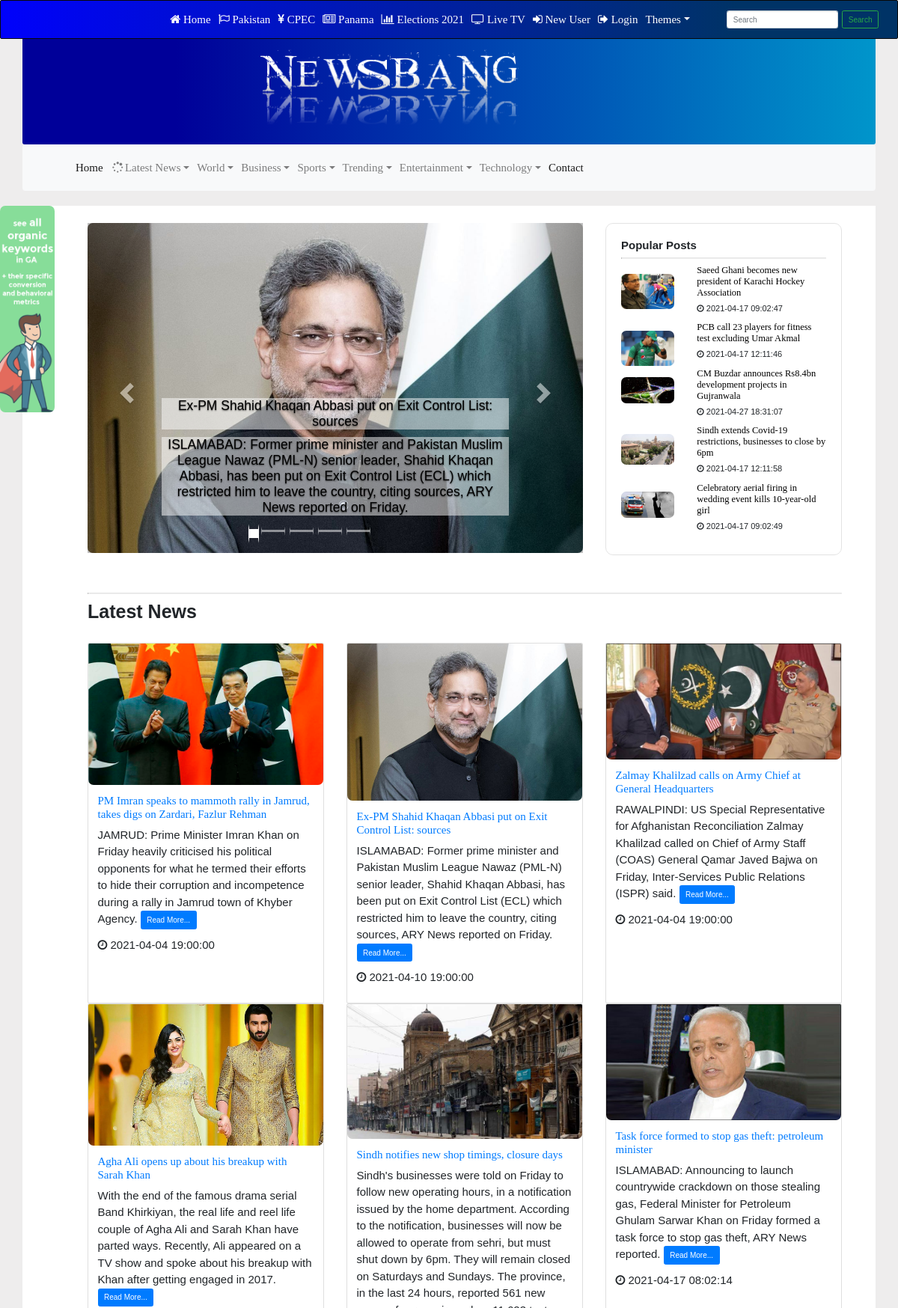
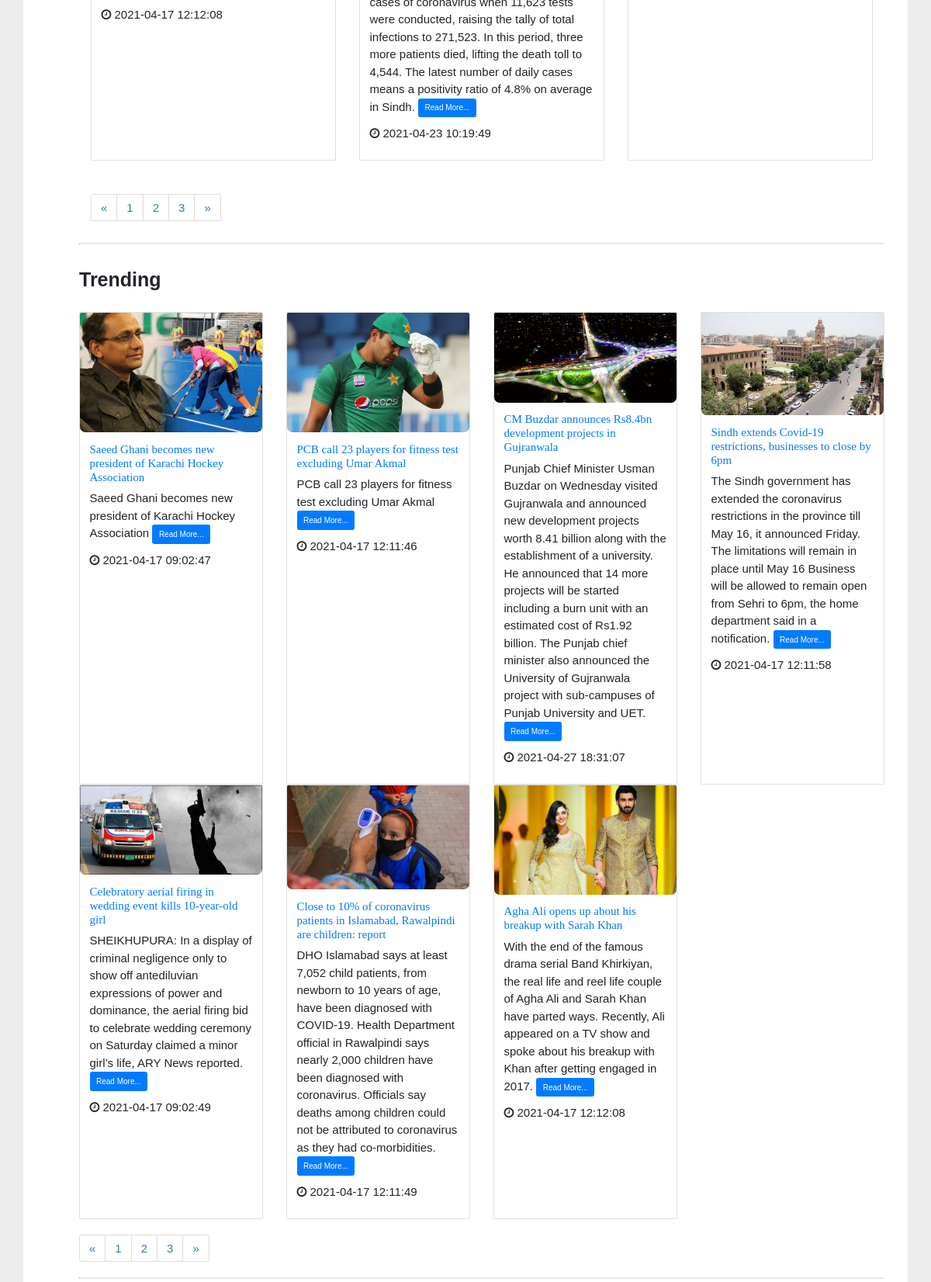
The page / (upper part) on the database its author committed (2 pictures, top to bottom).
### tables this page shows
CREATE TABLE `news_cat` (
  `item_id` int(100) NOT NULL,
  `user_id` int(255) NOT NULL,
  `state_id` int(255) NOT NULL,
  `city_id` int(255) NOT NULL,
  `news_cate` int(255) NOT NULL,
  `news_title` varchar(100) NOT NULL,
  `news_img` varchar(255) NOT NULL,
  `news_desc` longtext NOT NULL,
  `full_news` longtext NOT NULL,
  `news_date` timestamp NOT NULL DEFAULT current_timestamp() ON UPDATE current_timestamp(),
  `views` int(11) NOT NULL
);

### functions.php (the view, shortened to what this page needs)
<?php
$hostname="localhost";
$username="root";
$password="";
$db_name="newsbang";
$connection = new mysqli($hostname, $username, $password,$db_name);
function trending(){
  global $connection;
$get_products="SELECT * FROM news_cat WHERE news_cate='7' ORDER BY rand() LIMIT 0,8";
$run_products=mysqli_query($connection,$get_products);
while ($row_products=mysqli_fetch_assoc($run_products)) {
$item_id=$row_products['item_id'];
$news_title=$row_products['news_title'];
$news_desc=$row_products['news_desc'];
$news_date=$row_products['news_date'];
$news_image=$row_products['news_img'];
echo "
       <div class='col-lg-3 portfolio-item'>
          <div class='card h-100'>
            <a href='#''><img class='card-img-top' src='news_photos/$news_image' alt='World news image'></a>
            <div class='card-body'>
              <h4 class='card-title'>
                <a style='font-family:NotoSans-Bold;' href='#''>$news_title</a>
              </h4>
              <p class='card-text'> $news_desc        <a class='btn btn-primary' href='post.php?item_id=$item_id'>Read More...</a>
              </p>
                 <p> <i class='fa fa-clock-o'></i>  $news_date</p>
            </div>
          </div>
        </div>
  ";
}
}
function popular(){
  global $connection;
$get_products="SELECT * FROM news_cat WHERE news_cate='7' ORDER BY rand() LIMIT 0,5";
$run_products=mysqli_query($connection,$get_products);
while ($row_products=mysqli_fetch_assoc($run_products)) {
$item_id=$row_products['item_id'];
$news_title=$row_products['news_title'];
$news_date=$row_products['news_date'];
$news_image=$row_products['news_img'];
echo "
                           <div class='row'>
                                <div class='col-sm-4'>
                                    <a href='post.php?item_id=$item_id'><img src='news_photos/$news_image' alt='Image 1'></a>
                                </div>
                              <div class='col-sm-8 details'>
                                    <a style='font-family:NotoSans-Bold;color:black;'  href='post.php?item_id=$item_id'><h5>$news_title</h5></a>
                                    <p><i class='fa fa-clock-o'></i>
$news_date</p>
                                </div>
                            </div>
  ";
}
}
function getnews(){
global $connection;
if (!isset($_GET['item_id'])) {
if (!isset($_GET['state'])) {
if (!isset($_GET['city_id'])) {
if(isset($_COOKIE["category"])){
$get_products="(SELECT * FROM news_cat WHERE news_cate='".$_COOKIE["category"]."') union ALL
(SELECT * FROM news_cat WHERE news_cate!='".$_COOKIE["category"]."') LIMIT 0,6";
}	else {
$get_products="SELECT * FROM news_cat ORDER BY rand() LIMIT 0,7";
}
$run_products=mysqli_query($connection,$get_products);
while ($row_products=mysqli_fetch_assoc($run_products)) {
$item_id=$row_products['item_id'];
$news_title=$row_products['news_title'];
$news_desc=$row_products['news_desc'];
$news_date=$row_products['news_date'];
$news_image=$row_products['news_img'];
echo "
<div class='col-lg-4 portfolio-item'>
          <div class='card h-100'>
            <a href=''><img class='card-img-top' src='news_photos/$news_image'></a>
            <div class='card-body'>
              <h4 class='card-title'>
                <a style='font-family:NotoSans-Bold;' href=''>$news_title</a>
              </h4>
              <p class='card-text'> $news_desc    <a class='btn btn-primary' href='post.php?item_id=$item_id'>Read More...</a>
              </p>
                 <p><i class='fa fa-clock-o'></i> $news_date</p>
     </div>
          </div>
        </div>
        <div></div>
";
}
}
}
}
}
?>

### index.php (shortened to what this page needs)
<?php
include('header.php');
?>
<div style="width: 8.5%;float:left;">
<a href="https://keywordtool.io" target="_blank"><img style="width: 72%" src="img/adds.png"></a>
</div>
<div class="container  " style="width:100%;background-color:white;text-align:;">
<section>
      <br>
<div class="container">
  <div class="row" >
   <div class="col-md-8">
                <?php
                    $slider_query = "SELECT * FROM news_cat WHERE news_cate='8'  LIMIT 5";
                    $slider_run = mysqli_query($connection, $slider_query);
                    if(mysqli_num_rows($slider_run) > 0){
                        $count = mysqli_num_rows($slider_run);
                    ?>
                   <div id="carousel-example-generic" class="carousel slide" data-ride="carousel">
                      <ol class="carousel-indicators">
                        <?php
                          for($i = 0; $i < $count; $i++){
                              if($i == 0){
                                  echo "<li data-target='#carousel-example-generic' data-slide-to='".$i."' class='active'></li>";
                              }
                              else{
                                  echo "<li data-target='#carousel-example-generic' data-slide-to='".$i."'></li>";
                              }
                          }
                          ?>
                      </ol>
                      <div class="carousel-inner" role="listbox">
                       <?php
                        $check = 0;
                          while($row_products= mysqli_fetch_array($slider_run)){
                              $item_id=$row_products['item_id'];
$news_title=$row_products['news_title'];
$news_desc=$row_products['news_desc'];
$news_image=$row_products['news_img'];
                              $check = $check + 1;
                              if($check == 1){
                                  echo "<div class='item active'>";
                              }
                              else{
                                  echo "<div class='item'>";
                              }
                          ?>
                          <a href="post.php?item_id=<?php echo $item_id;?>"><img  class='d-block w-100' class='img-fluid' alt='First slide' src="news_photos/<?php echo $news_image;?>"></a>
                          <div class="carousel-caption">
                              <h3><?php echo $news_title;?></h3>
                                        <p class='cap'><h3><?php echo  $news_desc ?> </h3>
</p>
                          </div>
                        </div>
                        <?php }}?>
                      <a class="left carousel-control" href="#carousel-example-generic" role="button" data-slide="prev">
                        <span class="glyphicon glyphicon-chevron-left" aria-hidden="true"></span>
                      </a>
                      <a class="right carousel-control" href="#carousel-example-generic" role="button" data-slide="next">
                        <span class="glyphicon glyphicon-chevron-right" aria-hidden="true"></span>
                      </a>
                    </div>
</div>
</div>
 <div class="col-md-4">
         <?php
         include ('sidebar.php') ?>
</div>
<div class="section2  "  style="background-color:white;" >
     <div class="container">
<br>
<hr>
      <h1>
        <strong>
   Latest News <?php
if (isset($_GET['city_id'])) {
    $city_id=$_GET['city_id'];
$get_city_pro="SELECT * FROM news_cat WHERE city_id='$city_id'";
$run_city_pro=mysqli_query($connection,$get_city_pro);
$cityy="SELECT * FROM cities WHERE city_id='$city_id' ";
$run_city=mysqli_query($connection,$cityy);
$row_fetch=mysqli_fetch_assoc($run_city);
$city_ka_nam=$row_fetch['city_title'];
   echo " From $city_ka_nam";
    } ?> </strong>
      </h1>
 <br>
      <div class='row' id="index">
<?php
if (isset($_GET['page'])) {
getnews1();
}
elseif ((isset($_GET['page1']))) {
getnews2();
}
else{
getnews();
 }
?>
    </div>
<br>
<?php
 echo "
      <ul class='pagination justify-content-left'>
        <li class='page-item'>
          <a class='page-link' href='#' aria-label='Previous'>
            <span aria-hidden='true'>&laquo;</span>
            <span class='sr-only'>Previous</span>
          </a>
        </li>
        <li class='page-item'>
          <a class='page-link' href='index.php'>1</a>
        </li>
        <li class='page-item'>
     <a class='page-link' onclick='' href='index.php?page'>2</a>
        </li>
        <li class='page-item'>
          <a class='page-link' href='index.php?page1'>3</a>
        </li>
        <li class='page-item'>
          <a class='page-link' href='#' aria-label='Next'>
            <span aria-hidden='true'>&raquo;</span>
            <span class='sr-only'>Next</span>
          </a>
        </li>
      </ul>
";
?>
    </div>
<div class="clearfix " style="text-align: ;color: ">
  <hr>
  <br>
<h1><strong>
Trending</strong>
</h1>
<br>
 <div class="row">
<?php
if (isset($_GET['trend1'])) {
trending1();
}
elseif ((isset($_GET['trend2']))) {
 trending2();
}
else{
trending();
 }
?>
</div>
<?php
 echo "
      <ul class='pagination justify-content-left'>
        <li class='page-item'>
          <a class='page-link' href='#' aria-label='Previous'>
            <span aria-hidden='true'>&laquo;</span>
            <span class='sr-only'>Previous</span>
          </a>
        </li>
        <li class='page-item'>
          <a class='page-link' href='index.php'>1</a>
        </li>
        <li class='page-item'>
     <a class='page-link' onclick='' href='index.php?trend1'>2</a>
        </li>
        <li class='page-item'>
          <a class='page-link' href='index.php?trend2'>3</a>
        </li>
        <li class='page-item'>
          <a class='page-link' href='#' aria-label='Next'>
            <span aria-hidden='true'>&raquo;</span>
            <span class='sr-only'>Next</span>
          </a>
        </li>
      </ul>
";
?>
<hr>
<br>
</body>
</html>

### style.css (style rules this page uses)
.popular .details p { font-family: arial; font-size: 11px; }
.popular img { width:100%; margin-top:12px; }
.cap,h3 { text-decoration: bold; color: black; background-color: rgba(255, 255, 255, 0.5); }
.cap,h6 { text-decoration: bold; color: black; background-color: rgba(255, 255, 255, 0.5); }

### css/sidebar.css (style rules this page uses)
.popular .details p { font-family: arial; font-size: 11px; }
.popular img { width:100%; margin-top:12px; }
.cap,h3 { text-decoration: bold; color: black; background-color: rgba(255, 255, 255, 0.5); }

### header.php (style rules this page uses)
img { border-radius: 7px; -moz-transition: all 0.3s; -webkit-transition: all 0.3s; transition: all 0.3s; }

### index.php (style rules this page uses)
.carousel-caption { text-decoration: bold; font-size: 20px; }
.clearfix::after { content: ""; clear: both; display: table; }
hr { display: block; margin-top: 0.5em; margin-bottom: 0.5em; margin-left: auto; margin-right: auto; border-style: inset; border-width: 1px; }

### rows shown on the page
news_cat: news_img (picture), news_title "Ex-PM Shahid Khaqan Abbasi put on Exit Control List: sources", news_desc "ISLAMABAD: Former prime minister and Pakistan Muslim League Nawaz (PML-N) senior leader, Shahid Khaqan Abbasi, has been put on Exit Control List (ECL) which restricted him to leave the country, citing sources, ARY News reported on Friday."
news_cat: news_img (picture), news_title "Saeed Ghani becomes new president of Karachi Hockey Association", news_date "2021-04-17 09:02:47", news_desc "Saeed Ghani becomes new president of Karachi Hockey Association"
news_cat: news_img (picture), news_title "PCB call 23 players for fitness test excluding Umar Akmal", news_date "2021-04-17 12:11:46", news_desc "PCB call 23 players for fitness test excluding Umar Akmal"
news_cat: news_img (picture), news_title "CM Buzdar announces Rs8.4bn development projects in Gujranwala", news_date "2021-04-27 18:31:07", news_desc "Punjab Chief Minister Usman Buzdar on Wednesday visited Gujranwala and announced new development projects worth 8.41 billion along with the establishment of a university. He announced that 14 more projects will be started including a burn unit with an estimated cost of Rs1.92 billion. The Punjab chief minister also announced the University of Gujranwala project with sub-campuses of Punjab University and UET."
news_cat: news_img (picture), news_title "Sindh extends Covid-19 restrictions, businesses to close by 6pm", news_date "2021-04-17 12:11:58", news_desc "The Sindh government has extended the coronavirus restrictions in the province till May 16, it announced Friday. The limitations will remain in place until May 16 Business will be allowed to remain open from Sehri to 6pm, the home department said in a notification."
news_cat: news_img (picture), news_title "Celebratory aerial firing in wedding event kills 10-year-old girl", news_date "2021-04-17 09:02:49", news_desc "SHEIKHUPURA: In a display of criminal negligence only to show off antediluvian expressions of power and dominance, the aerial firing bid to celebrate wedding ceremony on Saturday claimed a minor girl’s life, ARY News reported."
news_cat: news_img (picture), news_title "Close to 10% of coronavirus patients in Islamabad, Rawalpindi are children: report", news_desc "DHO Islamabad says at least 7,052 child patients, from newborn to 10 years of age, have been diagnosed with COVID-19. Health Department official in Rawalpindi says nearly 2,000 children have been diagnosed with coronavirus. Officials say deaths among children could not be attributed to coronavirus as they had co-morbidities.", news_date "2021-04-17 12:11:49"
news_cat: news_img (picture), news_title "Agha Ali opens up about his breakup with Sarah Khan", news_desc "With the end of the famous drama serial Band Khirkiyan, the real life and reel life couple of Agha Ali and Sarah Khan have parted ways. Recently, Ali appeared on a TV show and spoke about his breakup with Khan after getting engaged in 2017.", news_date "2021-04-17 12:12:08"

### other values the page prints
$news_title "PM Imran speaks to mammoth rally in Jamrud, takes digs on Zardari, Fazlur Rehman"
$news_date "2021-04-04 19:00:00"
$news_title "Ex-PM Shahid Khaqan Abbasi put on Exit Control List: sources"
$news_date "2021-04-10 19:00:00"
$news_title "Zalmay Khalilzad calls on Army Chief at General Headquarters"
$news_title "Agha Ali opens up about his breakup with Sarah Khan"
$news_date "2021-04-17 12:12:08"
$news_title "Sindh notifies new shop timings, closure days"
$news_date "2021-04-23 10:19:49"
$news_title "Task force formed to stop gas theft: petroleum minister"
$news_desc "ISLAMABAD: Announcing to launch countrywide crackdown on those stealing gas, Federal Minister for Petroleum Ghulam Sarwar Khan on Friday formed a task force to stop gas theft, ARY News reported."
$news_date "2021-04-17 08:02:14"
